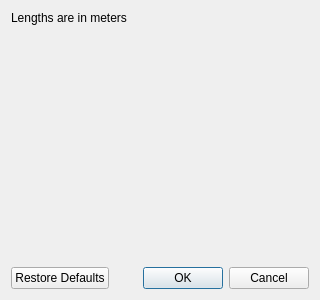
<?xml version="1.0" encoding="UTF-8"?>
<ui version="4.0">
 <class>CoilParamsDialog</class>
 <widget class="QDialog" name="CoilParamsDialog">
  <property name="geometry">
   <rect>
    <x>0</x>
    <y>0</y>
    <width>320</width>
    <height>300</height>
   </rect>
  </property>
  <property name="windowTitle">
   <string>Coil parameters</string>
  </property>
  <layout class="QVBoxLayout" name="dialogLayout">
   <item>
    <widget class="QLabel" name="description">
     <property name="text">
      <string>Lengths are in meters</string>
     </property>
     <property name="wordWrap">
      <bool>true</bool>
     </property>
    </widget>
   </item>
   <item>
    <layout class="QFormLayout" name="form"/>
   </item>
   <item>
    <spacer name="dialogSpacer">
     <property name="orientation">
      <enum>Qt::Orientation::Vertical</enum>
     </property>
     <property name="sizeHint" stdset="0">
      <size>
       <width>20</width>
       <height>0</height>
      </size>
     </property>
    </spacer>
   </item>
   <item>
    <widget class="QDialogButtonBox" name="buttonBox">
     <property name="orientation">
      <enum>Qt::Orientation::Horizontal</enum>
     </property>
     <property name="standardButtons">
      <set>QDialogButtonBox::StandardButton::Cancel|QDialogButtonBox::StandardButton::Ok|QDialogButtonBox::StandardButton::RestoreDefaults</set>
     </property>
    </widget>
   </item>
  </layout>
 </widget>
 <resources/>
 <connections>
  <connection>
   <sender>buttonBox</sender>
   <signal>accepted()</signal>
   <receiver>CoilParamsDialog</receiver>
   <slot>accept()</slot>
  </connection>
  <connection>
   <sender>buttonBox</sender>
   <signal>rejected()</signal>
   <receiver>CoilParamsDialog</receiver>
   <slot>reject()</slot>
  </connection>
 </connections>
</ui>
